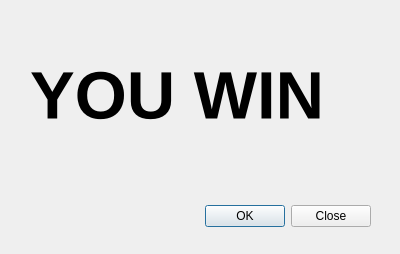
<?xml version="1.0" encoding="UTF-8"?>
<ui version="4.0">
 <class>WinGameDialog</class>
 <widget class="QDialog" name="WinGameDialog">
  <property name="geometry">
   <rect>
    <x>0</x>
    <y>0</y>
    <width>400</width>
    <height>254</height>
   </rect>
  </property>
  <property name="windowTitle">
   <string>Dialog</string>
  </property>
  <widget class="QDialogButtonBox" name="buttonBox">
   <property name="geometry">
    <rect>
     <x>30</x>
     <y>200</y>
     <width>341</width>
     <height>32</height>
    </rect>
   </property>
   <property name="orientation">
    <enum>Qt::Horizontal</enum>
   </property>
   <property name="standardButtons">
    <set>QDialogButtonBox::Close|QDialogButtonBox::Ok</set>
   </property>
  </widget>
  <widget class="QLabel" name="label">
   <property name="geometry">
    <rect>
     <x>30</x>
     <y>60</y>
     <width>331</width>
     <height>71</height>
    </rect>
   </property>
   <property name="font">
    <font>
     <pointsize>50</pointsize>
     <weight>75</weight>
     <bold>true</bold>
    </font>
   </property>
   <property name="text">
    <string>YOU WIN</string>
   </property>
  </widget>
 </widget>
 <resources/>
 <connections>
  <connection>
   <sender>buttonBox</sender>
   <signal>accepted()</signal>
   <receiver>WinGameDialog</receiver>
   <slot>accept()</slot>
   <hints>
    <hint type="sourcelabel">
     <x>248</x>
     <y>254</y>
    </hint>
    <hint type="destinationlabel">
     <x>157</x>
     <y>274</y>
    </hint>
   </hints>
  </connection>
  <connection>
   <sender>buttonBox</sender>
   <signal>rejected()</signal>
   <receiver>WinGameDialog</receiver>
   <slot>reject()</slot>
   <hints>
    <hint type="sourcelabel">
     <x>316</x>
     <y>260</y>
    </hint>
    <hint type="destinationlabel">
     <x>286</x>
     <y>274</y>
    </hint>
   </hints>
  </connection>
 </connections>
</ui>
